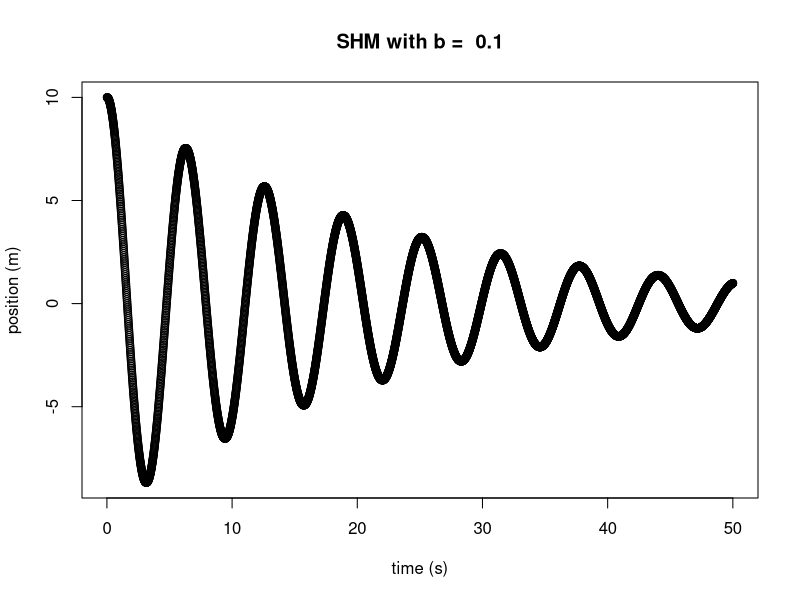

Here is the R script that generated this plot:

m <- 1.0
k <- 1.0
x <- 10.0
v <- 0.0
T <- 50.0
tstep <- 0.01
b = 0.1

tvect <- c()
xvect <- c()
tt <- 0.0
a <- 0.0
while (tt < T) {
	a <- -k*x/m - b*v
	x <- x + v*tstep
	v <- v + a*tstep
	tt <- tt + tstep
	xvect <- append(xvect, x)
	tvect <- append(tvect, tt)
}

write(xvect, "r_oscillation.txt", sep='\n')
png('r_oscillation.png')
plot(tvect, xvect, xlab='time (s)', ylab='position (m)', main=paste('SHM with b = ', b))
